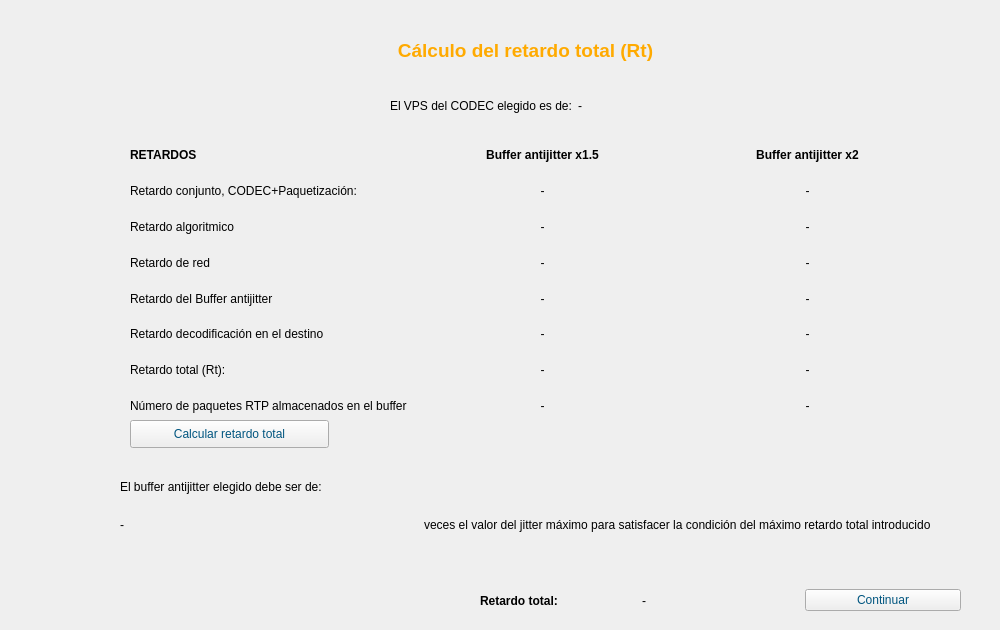
    <widget class="QWidget" name="page_2">
     <widget class="QLabel" name="label_14">
      <property name="geometry">
       <rect>
        <x>60</x>
        <y>20</y>
        <width>931</width>
        <height>61</height>
       </rect>
      </property>
      <property name="palette">
       <palette>
        <active>
         <colorrole role="WindowText">
          <brush brushstyle="SolidPattern">
           <color alpha="255">
            <red>255</red>
            <green>170</green>
            <blue>0</blue>
           </color>
          </brush>
         </colorrole>
        </active>
        <inactive>
         <colorrole role="WindowText">
          <brush brushstyle="SolidPattern">
           <color alpha="255">
            <red>255</red>
            <green>170</green>
            <blue>0</blue>
           </color>
          </brush>
         </colorrole>
        </inactive>
        <disabled>
         <colorrole role="WindowText">
          <brush brushstyle="SolidPattern">
           <color alpha="255">
            <red>0</red>
            <green>42</green>
            <blue>63</blue>
           </color>
          </brush>
         </colorrole>
        </disabled>
       </palette>
      </property>
      <property name="font">
       <font>
        <pointsize>14</pointsize>
        <weight>75</weight>
        <bold>true</bold>
       </font>
      </property>
      <property name="text">
       <string>Cálculo del retardo total (Rt)</string>
      </property>
      <property name="alignment">
       <set>Qt::AlignCenter</set>
      </property>
     </widget>
     <widget class="QWidget" name="horizontalLayoutWidget_2">
      <property name="geometry">
       <rect>
        <x>390</x>
        <y>80</y>
        <width>251</width>
        <height>51</height>
       </rect>
      </property>
      <layout class="QHBoxLayout" name="horizontalLayout_3">
       <item>
        <widget class="QLabel" name="label_16">
         <property name="text">
          <string>El VPS del CODEC elegido es de:</string>
         </property>
        </widget>
       </item>
       <item>
        <widget class="QLabel" name="label_VPS">
         <property name="text">
          <string>-</string>
         </property>
        </widget>
       </item>
      </layout>
     </widget>
     <widget class="QWidget" name="gridLayoutWidget_3">
      <property name="geometry">
       <rect>
        <x>130</x>
        <y>140</y>
        <width>807</width>
        <height>281</height>
       </rect>
      </property>
      <layout class="QGridLayout" name="gridLayout_3">
       <property name="leftMargin">
        <number>0</number>
       </property>
       <item row="1" column="1">
        <widget class="QLabel" name="label_RetardoConjunto1">
         <property name="text">
          <string>-</string>
         </property>
         <property name="alignment">
          <set>Qt::AlignCenter</set>
         </property>
        </widget>
       </item>
       <item row="1" column="0">
        <widget class="QLabel" name="label_18">
         <property name="text">
          <string>Retardo conjunto, CODEC+Paquetización:</string>
         </property>
        </widget>
       </item>
       <item row="4" column="0">
        <widget class="QLabel" name="label_22">
         <property name="text">
          <string>Retardo del Buffer antijitter</string>
         </property>
        </widget>
       </item>
       <item row="3" column="1">
        <widget class="QLabel" name="label_RetardoRed1">
         <property name="text">
          <string>-</string>
         </property>
         <property name="alignment">
          <set>Qt::AlignCenter</set>
         </property>
        </widget>
       </item>
       <item row="5" column="0">
        <widget class="QLabel" name="label_24">
         <property name="text">
          <string>Retardo decodificación en el destino </string>
         </property>
        </widget>
       </item>
       <item row="0" column="0">
        <widget class="QLabel" name="label_28">
         <property name="font">
          <font>
           <weight>75</weight>
           <bold>true</bold>
          </font>
         </property>
         <property name="text">
          <string>RETARDOS</string>
         </property>
        </widget>
       </item>
       <item row="1" column="2">
        <widget class="QLabel" name="label_RetardoConjunto2">
         <property name="text">
          <string>-</string>
         </property>
         <property name="alignment">
          <set>Qt::AlignCenter</set>
         </property>
        </widget>
       </item>
       <item row="0" column="2">
        <widget class="QLabel" name="label_30">
         <property name="font">
          <font>
           <weight>75</weight>
           <bold>true</bold>
          </font>
         </property>
         <property name="text">
          <string>Buffer antijitter x2</string>
         </property>
         <property name="alignment">
          <set>Qt::AlignCenter</set>
         </property>
        </widget>
       </item>
       <item row="0" column="1">
        <widget class="QLabel" name="label_29">
         <property name="font">
          <font>
           <weight>75</weight>
           <bold>true</bold>
          </font>
         </property>
         <property name="text">
          <string>Buffer antijitter x1.5</string>
         </property>
         <property name="alignment">
          <set>Qt::AlignCenter</set>
         </property>
        </widget>
       </item>
       <item row="3" column="0">
        <widget class="QLabel" name="label_20">
         <property name="text">
          <string>Retardo de red </string>
         </property>
        </widget>
       </item>
       <item row="4" column="1">
        <widget class="QLabel" name="label_RetardoAntijitter1">
         <property name="text">
          <string>-</string>
         </property>
         <property name="alignment">
          <set>Qt::AlignCenter</set>
         </property>
        </widget>
       </item>
       <item row="2" column="0">
        <widget class="QLabel" name="label_39">
         <property name="text">
          <string>Retardo algoritmico</string>
         </property>
        </widget>
       </item>
       <item row="6" column="0">
        <widget class="QLabel" name="label_26">
         <property name="text">
          <string>Retardo total (Rt):</string>
         </property>
        </widget>
       </item>
       <item row="7" column="0">
        <widget class="QLabel" name="label_31">
         <property name="text">
          <string>Número de paquetes RTP almacenados en el buffer</string>
         </property>
        </widget>
       </item>
       <item row="2" column="1">
        <widget class="QLabel" name="label_RetardoAlgoritmico1">
         <property name="text">
          <string>-</string>
         </property>
         <property name="alignment">
          <set>Qt::AlignCenter</set>
         </property>
        </widget>
       </item>
       <item row="5" column="1">
        <widget class="QLabel" name="label_RetardoDecodificacion1">
         <property name="text">
          <string>-</string>
         </property>
         <property name="alignment">
          <set>Qt::AlignCenter</set>
         </property>
        </widget>
       </item>
       <item row="6" column="1">
        <widget class="QLabel" name="label_RetardoTotal1">
         <property name="text">
          <string>-</string>
         </property>
         <property name="alignment">
          <set>Qt::AlignCenter</set>
         </property>
        </widget>
       </item>
       <item row="7" column="1">
        <widget class="QLabel" name="label_NpaquetesRTP1">
         <property name="text">
          <string>-</string>
         </property>
         <property name="alignment">
          <set>Qt::AlignCenter</set>
         </property>
        </widget>
       </item>
       <item row="2" column="2">
        <widget class="QLabel" name="label_RetardoAlgoritmico2">
         <property name="text">
          <string>-</string>
         </property>
         <property name="alignment">
          <set>Qt::AlignCenter</set>
         </property>
        </widget>
       </item>
       <item row="3" column="2">
        <widget class="QLabel" name="label_RetardoRed2">
         <property name="text">
          <string>-</string>
         </property>
         <property name="alignment">
          <set>Qt::AlignCenter</set>
         </property>
        </widget>
       </item>
       <item row="4" column="2">
        <widget class="QLabel" name="label_RetardoAntijitter2">
         <property name="text">
          <string>-</string>
         </property>
         <property name="alignment">
          <set>Qt::AlignCenter</set>
         </property>
        </widget>
       </item>
       <item row="5" column="2">
        <widget class="QLabel" name="label_RetardoDecodificacion1_2">
         <property name="text">
          <string>-</string>
         </property>
         <property name="alignment">
          <set>Qt::AlignCenter</set>
         </property>
        </widget>
       </item>
       <item row="6" column="2">
        <widget class="QLabel" name="label_RetardoTotal2">
         <property name="text">
          <string>-</string>
         </property>
         <property name="alignment">
          <set>Qt::AlignCenter</set>
         </property>
        </widget>
       </item>
       <item row="7" column="2">
        <widget class="QLabel" name="label_NpaquetesRTP2">
         <property name="text">
          <string>-</string>
         </property>
         <property name="alignment">
          <set>Qt::AlignCenter</set>
         </property>
        </widget>
       </item>
      </layout>
     </widget>
     <widget class="QPushButton" name="button_calcularRt">
      <property name="geometry">
       <rect>
        <x>130</x>
        <y>420</y>
        <width>199</width>
        <height>28</height>
       </rect>
      </property>
      <property name="palette">
       <palette>
        <active>
         <colorrole role="WindowText">
          <brush brushstyle="SolidPattern">
           <color alpha="255">
            <red>0</red>
            <green>85</green>
            <blue>127</blue>
           </color>
          </brush>
         </colorrole>
         <colorrole role="ButtonText">
          <brush brushstyle="SolidPattern">
           <color alpha="255">
            <red>0</red>
            <green>85</green>
            <blue>127</blue>
           </color>
          </brush>
         </colorrole>
        </active>
        <inactive>
         <colorrole role="WindowText">
          <brush brushstyle="SolidPattern">
           <color alpha="255">
            <red>0</red>
            <green>85</green>
            <blue>127</blue>
           </color>
          </brush>
         </colorrole>
         <colorrole role="ButtonText">
          <brush brushstyle="SolidPattern">
           <color alpha="255">
            <red>0</red>
            <green>85</green>
            <blue>127</blue>
           </color>
          </brush>
         </colorrole>
        </inactive>
        <disabled>
         <colorrole role="WindowText">
          <brush brushstyle="SolidPattern">
           <color alpha="255">
            <red>0</red>
            <green>42</green>
            <blue>63</blue>
           </color>
          </brush>
         </colorrole>
         <colorrole role="ButtonText">
          <brush brushstyle="SolidPattern">
           <color alpha="255">
            <red>0</red>
            <green>42</green>
            <blue>63</blue>
           </color>
          </brush>
         </colorrole>
        </disabled>
       </palette>
      </property>
      <property name="text">
       <string>Calcular retardo total</string>
      </property>
     </widget>
     <widget class="QWidget" name="gridLayoutWidget_4">
      <property name="geometry">
       <rect>
        <x>120</x>
        <y>470</y>
        <width>811</width>
        <height>71</height>
       </rect>
      </property>
      <layout class="QGridLayout" name="gridLayout_4">
       <item row="1" column="0">
        <widget class="QLabel" name="label_BufferAntijitterElegido">
         <property name="text">
          <string>-</string>
         </property>
        </widget>
       </item>
       <item row="1" column="1">
        <widget class="QLabel" name="label_43">
         <property name="text">
          <string>veces el valor del jitter máximo para satisfacer la condición del máximo retardo total introducido</string>
         </property>
        </widget>
       </item>
       <item row="0" column="0">
        <widget class="QLabel" name="label_42">
         <property name="text">
          <string>El buffer antijitter elegido debe ser de: </string>
         </property>
        </widget>
       </item>
      </layout>
     </widget>
     <widget class="QWidget" name="horizontalLayoutWidget">
      <property name="geometry">
       <rect>
        <x>480</x>
        <y>580</y>
        <width>481</width>
        <height>41</height>
       </rect>
      </property>
      <layout class="QHBoxLayout" name="horizontalLayout">
       <item>
        <widget class="QLabel" name="label_45">
         <property name="font">
          <font>
           <weight>75</weight>
           <bold>true</bold>
          </font>
         </property>
         <property name="text">
          <string>Retardo total: </string>
         </property>
        </widget>
       </item>
       <item>
        <widget class="QLabel" name="label_RetardoTotalFinal">
         <property name="text">
          <string>-</string>
         </property>
        </widget>
       </item>
       <item>
        <widget class="QPushButton" name="button_continuar2">
         <property name="palette">
          <palette>
           <active>
            <colorrole role="WindowText">
             <brush brushstyle="SolidPattern">
              <color alpha="255">
               <red>0</red>
               <green>85</green>
               <blue>127</blue>
              </color>
             </brush>
            </colorrole>
            <colorrole role="ButtonText">
             <brush brushstyle="SolidPattern">
              <color alpha="255">
               <red>0</red>
               <green>85</green>
               <blue>127</blue>
              </color>
             </brush>
            </colorrole>
           </active>
           <inactive>
            <colorrole role="WindowText">
             <brush brushstyle="SolidPattern">
              <color alpha="255">
               <red>0</red>
               <green>85</green>
               <blue>127</blue>
              </color>
             </brush>
            </colorrole>
            <colorrole role="ButtonText">
             <brush brushstyle="SolidPattern">
              <color alpha="255">
               <red>0</red>
               <green>85</green>
               <blue>127</blue>
              </color>
             </brush>
            </colorrole>
           </inactive>
           <disabled>
            <colorrole role="WindowText">
             <brush brushstyle="SolidPattern">
              <color alpha="255">
               <red>0</red>
               <green>42</green>
               <blue>63</blue>
              </color>
             </brush>
            </colorrole>
            <colorrole role="ButtonText">
             <brush brushstyle="SolidPattern">
              <color alpha="255">
               <red>0</red>
               <green>42</green>
               <blue>63</blue>
              </color>
             </brush>
            </colorrole>
           </disabled>
          </palette>
         </property>
         <property name="text">
          <string>Continuar</string>
         </property>
        </widget>
       </item>
      </layout>
     </widget>
    </widget>
